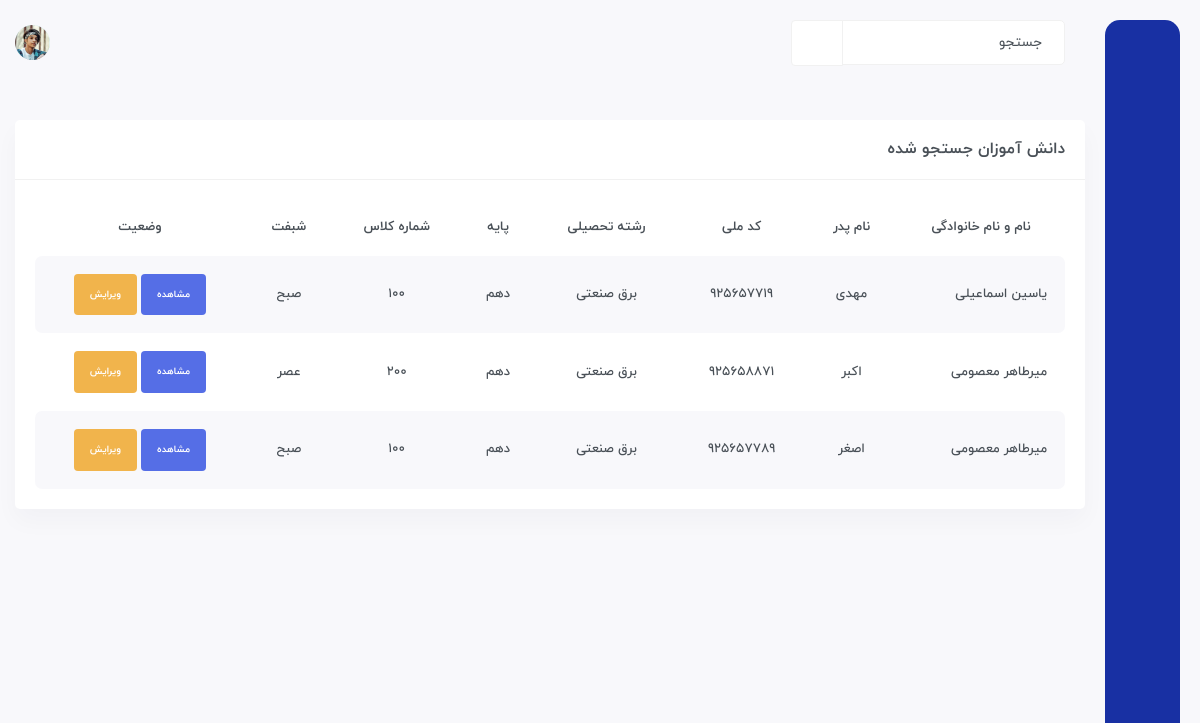
The app's page /search/ with its own data.
### Student/models.py (models this page shows, shortened)
class Student(models.Model):
    full_name = models.CharField(max_length=200)
    father_name = models.CharField(max_length=100)
    id_code = models.IntegerField(unique=True)
    class_id = models.ForeignKey(Class, on_delete=models.CASCADE)
    reshte = models.ForeignKey(Reshte, on_delete=models.CASCADE)
    level = models.CharField(choices=LEVEL, max_length=8)
    level_up = models.BooleanField(default=False)
    date = models.DateField()
    usn = models.CharField(primary_key=True, max_length=200)
    objects = Manager()
    def get_absolute_url(self):
        return reverse('student:student',args=[self.full_name, self.id_code])

class Reshte(models.Model):
    name = models.CharField(max_length=100)
    def __str__(self):
        return self.name

class Class(models.Model):
    number = models.IntegerField()
    shift = models.CharField(choices=SHIFT, max_length=3)

### Student/views.py (the view)
class SearchingView(generic.ListView):
    template_name = 'search.html'
    context_object_name = 'student_class_room'
    def get_queryset(self):
        query = self.request.GET.get('query')
        if query is not None:
            return models.Student.objects.get_searching(query)
        return models.Student.objects.all()

### templates/search.html (shortened to what this page needs)
{% extends 'base.html' %}
{% block body %}
	<div id="main-wrapper">
	    <div class="content-body">
		<div class="container">
		    <div class="row">
			<div class="col-xxl-12">
			    <div class="card">
				<div class="card-header">
					<div>
						<h4 class="card-title">دانش آموزان جستجو شده</h4>
					</div>
				</div>
				<div class="card-body">
				    <div class="table-responsive">
					<table class="table table-striped responsive-table text-center">
					    <thead>
						<tr>
						    <th>نام و نام خانوادگی</th>
						    <th>نام پدر</th>
						    <th>کد ملی</th>
						    <th>رشته تحصیلی</th>
						    <th>پایه</th>
						    <th>شماره کلاس</th>
						    <th>شبفت</th>
						    <th>وضعیت</th>
						</tr>
					    </thead>
					    <tbody>
						{% for s in student_class_room %}
							<tr>
								<td><span class="danger-arrow">{{ s.full_name }}</span>
								</td>
								<td class="coin-name">
									{{ s.father_name }}
								</td>
								<td>
									{{ s.id_code }}
								</td>
								<td>{{ s.reshte }}</td>
								<td>{{ s.level }}</td>
								<td>{{ s.class_id.number }}</td>
								<td>{{ s.class_id.shift }}</td>
								<td>
									<div class="badge bg-primary p-3"><a href="{{ s.get_absolute_url }}" class="text-white">مشاهده</a></div>
									<div class="badge bg-warning p-3"><a href="{% url 'student:student-edit' s.full_name s.id_code %}" class="text-white">ویرایش</a></div>
								</td>
							</tr>
						{% endfor %}
					    </tbody>
					</table>
				    </div>
				</div>
			    </div>
			</div>
		    </div>
		</div>
	    </div>
	</div>
{% endblock %}

### records on screen
Student: full_name "یاسین اسماعیلی", father_name "مهدی", id_code "925657719", reshte "برق صنعتی", level "دهم", class_id.number "100", class_id.shift "صبح"
Student: full_name "میرطاهر معصومی", father_name "اکبر", id_code "925658871", reshte "برق صنعتی", level "دهم", class_id.number "200", class_id.shift "عصر"
Student: full_name "میرطاهر معصومی", father_name "اصغر", id_code "925657789", reshte "برق صنعتی", level "دهم", class_id.number "100", class_id.shift "صبح"
